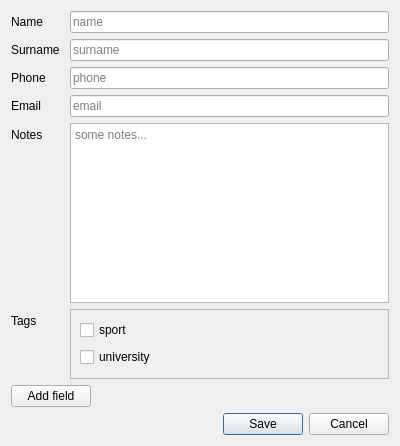
<?xml version="1.0" encoding="UTF-8"?>
<ui version="4.0">
 <class>new_contact_form</class>
 <widget class="QDialog" name="new_contact_form">
  <property name="geometry">
   <rect>
    <x>0</x>
    <y>0</y>
    <width>400</width>
    <height>446</height>
   </rect>
  </property>
  <property name="windowTitle">
   <string>New Contact</string>
  </property>
  <layout class="QVBoxLayout" name="verticalLayout_2">
   <item>
    <layout class="QFormLayout" name="formLayout">
     <property name="horizontalSpacing">
      <number>10</number>
     </property>
     <property name="bottomMargin">
      <number>0</number>
     </property>
     <item row="1" column="0">
      <widget class="QLabel" name="surname_label">
       <property name="text">
        <string>Surname</string>
       </property>
      </widget>
     </item>
     <item row="0" column="1">
      <widget class="QLineEdit" name="name_lineEdit">
       <property name="accessibleDescription">
        <string/>
       </property>
       <property name="placeholderText">
        <string>name</string>
       </property>
      </widget>
     </item>
     <item row="0" column="0">
      <widget class="QLabel" name="name_label">
       <property name="text">
        <string>Name</string>
       </property>
      </widget>
     </item>
     <item row="1" column="1">
      <widget class="QLineEdit" name="surname_lineEdit">
       <property name="placeholderText">
        <string>surname</string>
       </property>
      </widget>
     </item>
     <item row="2" column="0">
      <widget class="QLabel" name="phone_label">
       <property name="text">
        <string>Phone</string>
       </property>
      </widget>
     </item>
     <item row="2" column="1">
      <widget class="QLineEdit" name="phone_lineEdit">
       <property name="placeholderText">
        <string>phone</string>
       </property>
      </widget>
     </item>
     <item row="3" column="0">
      <widget class="QLabel" name="email_label">
       <property name="text">
        <string>Email</string>
       </property>
      </widget>
     </item>
     <item row="3" column="1">
      <widget class="QLineEdit" name="email_lineEdit">
       <property name="inputMethodHints">
        <set>Qt::ImhNone</set>
       </property>
       <property name="placeholderText">
        <string>email</string>
       </property>
      </widget>
     </item>
     <item row="4" column="0">
      <widget class="QLabel" name="notes_label">
       <property name="text">
        <string>Notes</string>
       </property>
      </widget>
     </item>
     <item row="4" column="1">
      <widget class="QTextEdit" name="notes_textEdit">
       <property name="placeholderText">
        <string>some notes...</string>
       </property>
      </widget>
     </item>
     <item row="5" column="1">
      <widget class="QScrollArea" name="tags_scrollArea">
       <property name="widgetResizable">
        <bool>true</bool>
       </property>
       <widget class="QWidget" name="tags_layout_obj">
        <property name="geometry">
         <rect>
          <x>0</x>
          <y>0</y>
          <width>315</width>
          <height>73</height>
         </rect>
        </property>
        <layout class="QVBoxLayout" name="tags_layout">
         <item>
          <widget class="QCheckBox" name="sport">
           <property name="text">
            <string>sport</string>
           </property>
          </widget>
         </item>
         <item>
          <widget class="QCheckBox" name="university">
           <property name="text">
            <string>university</string>
           </property>
          </widget>
         </item>
        </layout>
       </widget>
      </widget>
     </item>
     <item row="5" column="0">
      <widget class="QLabel" name="tags_label">
       <property name="text">
        <string>Tags</string>
       </property>
      </widget>
     </item>
    </layout>
   </item>
   <item alignment="Qt::AlignLeft">
    <widget class="QPushButton" name="add_field_pb">
     <property name="text">
      <string>Add field</string>
     </property>
    </widget>
   </item>
   <item>
    <widget class="QDialogButtonBox" name="buttonBox">
     <property name="orientation">
      <enum>Qt::Horizontal</enum>
     </property>
     <property name="standardButtons">
      <set>QDialogButtonBox::Cancel|QDialogButtonBox::Save</set>
     </property>
    </widget>
   </item>
  </layout>
 </widget>
 <resources/>
 <connections>
  <connection>
   <sender>buttonBox</sender>
   <signal>accepted()</signal>
   <receiver>new_contact_form</receiver>
   <slot>accept()</slot>
   <hints>
    <hint type="sourcelabel">
     <x>248</x>
     <y>254</y>
    </hint>
    <hint type="destinationlabel">
     <x>157</x>
     <y>274</y>
    </hint>
   </hints>
  </connection>
  <connection>
   <sender>buttonBox</sender>
   <signal>rejected()</signal>
   <receiver>new_contact_form</receiver>
   <slot>reject()</slot>
   <hints>
    <hint type="sourcelabel">
     <x>316</x>
     <y>260</y>
    </hint>
    <hint type="destinationlabel">
     <x>286</x>
     <y>274</y>
    </hint>
   </hints>
  </connection>
 </connections>
</ui>
